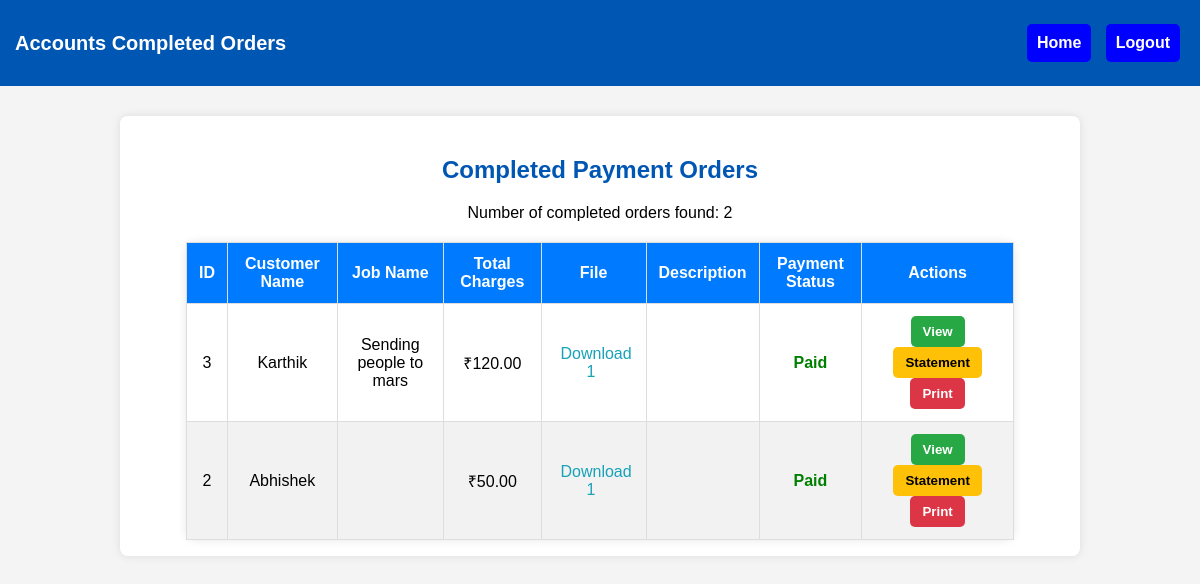
The app's page /dashboards/accounts_completed_orders.php with its own data.
### tables this page shows
CREATE TABLE `job_sheets` (
  `id` int NOT NULL,
  `customer_name` varchar(255) NOT NULL,
  `phone_number` varchar(15) NOT NULL,
  `job_name` varchar(255) NOT NULL,
  `paper_subcategory` int DEFAULT NULL,
  `type` varchar(255) DEFAULT NULL,
  `quantity` int DEFAULT NULL,
  `striking` varchar(50) DEFAULT NULL,
  `machine` varchar(50) DEFAULT NULL,
  `ryobi_type` varchar(50) DEFAULT NULL,
  `web_type` varchar(50) DEFAULT NULL,
  `web_size` int DEFAULT NULL,
  `ctp_plate` varchar(50) DEFAULT NULL,
  `ctp_quantity` int DEFAULT NULL,
  `plating_charges` decimal(10,2) DEFAULT NULL,
  `paper_charges` decimal(10,2) DEFAULT NULL,
  `printing_charges` decimal(10,2) DEFAULT NULL,
  `lamination_charges` decimal(10,2) DEFAULT NULL,
  `pinning_charges` decimal(10,2) DEFAULT NULL,
  `binding_charges` decimal(10,2) DEFAULT NULL,
  `finishing_charges` decimal(10,2) DEFAULT NULL,
  `other_charges` decimal(10,2) DEFAULT NULL,
  `discount` decimal(10,2) DEFAULT NULL,
  `total_charges` decimal(10,2) DEFAULT NULL,
  `status` enum('Draft','Approved','Finalized') NOT NULL DEFAULT 'Draft',
  `ctp` tinyint(1) DEFAULT '0',
  `multicolour` tinyint(1) DEFAULT '0',
  `description` text,
  `file_path` varchar(500) DEFAULT NULL,
  `completed` tinyint(1) DEFAULT '0',
  `payment_status` enum('incomplete','partially_paid','completed','partially_paid_credit') NOT NULL DEFAULT 'incomplete',
  `cash_amount` decimal(10,2) DEFAULT '0.00',
  `credit_amount` decimal(10,2) DEFAULT '0.00',
  `partial_amount` decimal(10,2) DEFAULT '0.00',
  `completed_ctp` tinyint(1) DEFAULT '0',
  `completed_multicolour` tinyint(1) DEFAULT '0',
  `completed_delivery` tinyint(1) DEFAULT '0',
  `digital` tinyint(1) DEFAULT '0',
  `completed_digital` tinyint(1) DEFAULT '0',
  `created_at` timestamp NULL DEFAULT CURRENT_TIMESTAMP
);

### dashboards/accounts_completed_orders.php (the view, shortened to what this page needs)
<?php
include '../database/db_connect.php';
$sql = "SELECT * FROM job_sheets WHERE completed_delivery = 1 AND payment_status = 'completed' ORDER BY id DESC";
$result = $conn->query($sql);
?>
<!DOCTYPE html>
<html lang="en">
<head>
    <link rel="stylesheet" href="../css/style.css">
</head>
<body>
    <div class="navbar">
        <h2 class="brand">Accounts Completed Orders</h2>
        <div class="nav-buttons">
            <button onclick="location.href='accounts_dashboard.php'">Home</button>
            <button onclick="location.href='../auth/logout.php'">Logout</button>
        </div>
    </div>
    <div class="main-container">
        <div class="user-container">
            <h2>Completed Payment Orders</h2>
            <?php
            if ($result) {
                echo "<p>Number of completed orders found: " . $result->num_rows . "</p>";
            } else {
                echo "<p>Query failed: " . $conn->error . "</p>";
            }
            ?>
            <?php if ($result && $result->num_rows > 0): ?>
                <table>
                    <thead>
                        <tr>
                            <th>ID</th>
                            <th>Customer Name</th>
                            <th>Job Name</th>
                            <th>Total Charges</th>
                            <th>File</th>
                            <th>Description</th>
                            <th>Payment Status</th>
                            <th>Actions</th>
                        </tr>
                    </thead>
                    <tbody>
                        <?php while ($row = $result->fetch_assoc()): ?>
                            <tr>
                                <td><?= $row['id'] ?></td>
                                <td><?= htmlspecialchars($row['customer_name']) ?></td>
                                <td><?= htmlspecialchars($row['job_name']) ?></td>
                                <td>₹<?= number_format($row['total_charges'], 2) ?></td>
                                <td>
                                    <?php
                                    $db_files = $row['file_path'] ? explode(',', $row['file_path']) : [];
                                    if (!empty($db_files)): ?>
                                        <?php foreach ($db_files as $index => $file): ?>
                                            <a href="accounts_completed_orders.php?download_file=<?= urlencode($file) ?>&job_id=<?= $row['id'] ?>" class="download-link">Download <?= $index + 1 ?></a>
                                        <?php endforeach; ?>
                                    <?php else: ?>
                                        No file
                                    <?php endif; ?>
                                </td>
                                <td><?= htmlspecialchars($row['description'] ?? 'No description') ?></td>
                                <td style="color: green; font-weight: bold;">Paid</td>
                                <td>
                                    <button class="view-btn" onclick="location.href='accounts_view_order.php?id=<?= $row['id'] ?>'">View</button>
                                    <button class="statement-btn" onclick="location.href='payment_statement.php?job_id=<?= $row['id'] ?>'">Statement</button>
                                    <button class="print-btn" onclick="printJobSheet(<?= $row['id'] ?>)">Print</button>
                                </td>
                            </tr>
                        <?php endwhile; ?>
                    </tbody>
                </table>
            <?php else: ?>
                <p>No completed payment orders found.</p>
            <?php endif; ?>
        </div>
    </div>
</body>
</html>

### css/style.css (style rules this page uses)
body { font-family: Arial, sans-serif; margin: 0; padding: 0; background-color: #f4f4f4; text-align: center; }
.navbar { background-color: #0056b3; padding: 15px; display: flex; justify-content: space-between; align-items: center; color: white; }
.navbar .brand { font-size: 20px; font-weight: bold; }
.nav-buttons button { background-color: blue; color: white; padding: 10px; margin: 5px; border: none; cursor: pointer; font-size: 16px; border-radius: 5px; }
.main-container { display: flex; flex-direction:row; justify-content: space-between; align-items:stretch; max-width: 80%; margin: 30px auto; gap: 20px; }
.main-container h2 { text-align: center; color: #0056b3; margin-bottom: 20px; }
.user-container { width:100%; border-radius: 8px; padding:20px; box-shadow: 0 0 10px rgba(0, 0, 0, 0.1); background: white; height: 400px; overflow-y: auto; }

### dashboards/accounts_completed_orders.php (style rules this page uses)
table { width: 90%; margin: 20px auto; border-collapse: collapse; background-color: white; border-radius: 10px; box-shadow: 0px 0px 10px rgba(0, 0, 0, 0.1); }
th, td { border: 1px solid #ddd; padding: 12px; text-align: center; }
th { background-color: #007bff; color: white; font-size: 16px; }
tr:nth-child(even) { background-color: #f2f2f2; }
button { padding: 8px 12px; border: none; border-radius: 5px; cursor: pointer; font-weight: bold; margin: 0 5px; }
.view-btn { background-color: #28a745; color: white; }
.statement-btn { background-color: #ffc107; color: black; }
.print-btn { background-color: #dc3545; color: white; }
.download-link { color: #17a2b8; text-decoration: none; margin: 0 5px; }

### records on screen
job_sheets: id "3", customer_name "Karthik", job_name "Sending people to mars", total_charges "120.00"
job_sheets: id "2", customer_name "Abhishek", total_charges "50.00"

### other values on screen
$result->num_rows "2"
